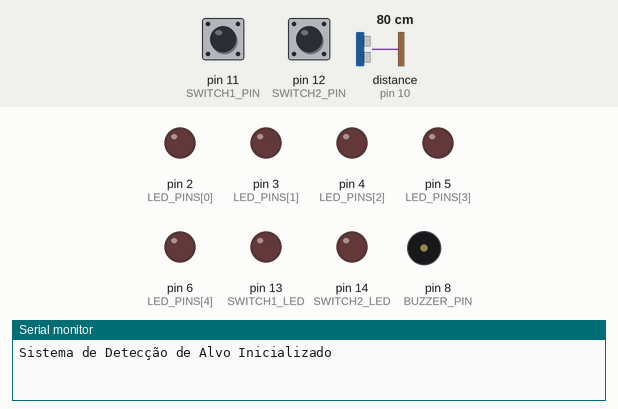
A sketch run on a simulated Arduino Mega 2560, built with avr-gcc and run on an emulated ATmega2560. Shown: output pins drawn as LEDs (lit = HIGH), buzzer (waves = sounding), the last lines printed to the serial monitor. The test bench sets the inputs (shaded band); at power-on: pin 11 (SWITCH1_PIN) HIGH, pin 12 (SWITCH2_PIN) HIGH, distance to the obstacle (sensor on pin 10) 80 cm. The echo pulse lasts 58.3 µs per cm; pins used as bus, display or sensor lines are not drawn.

Above: at 1.2 s.
1.3 s: pin 11 (SWITCH1_PIN) pulled LOW for 0.15 s
At 1.41 s:
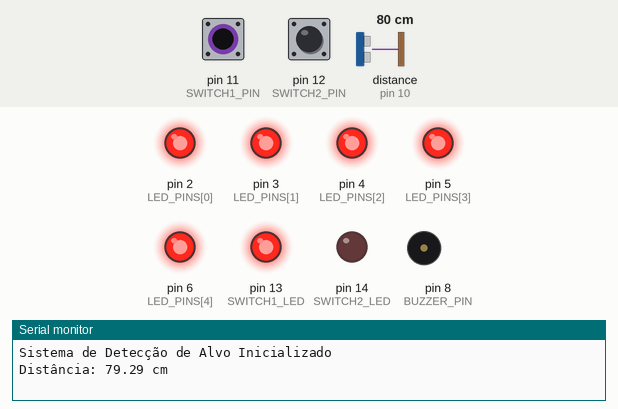
3.0 s: pin 12 (SWITCH2_PIN) pulled LOW for 0.15 s
At 3.12 s:
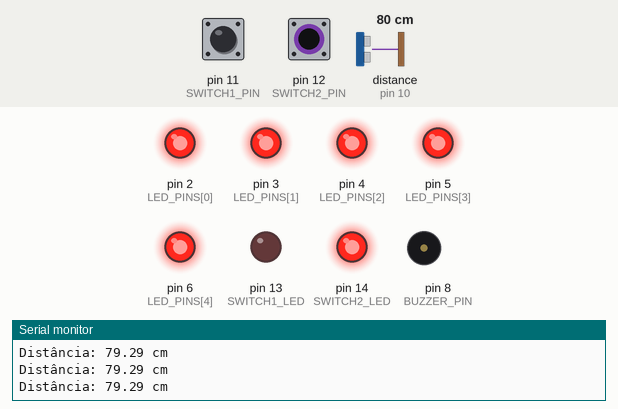
4.7 s: pin 12 (SWITCH2_PIN) pulled LOW for 3.2 s
At 8.6 s:
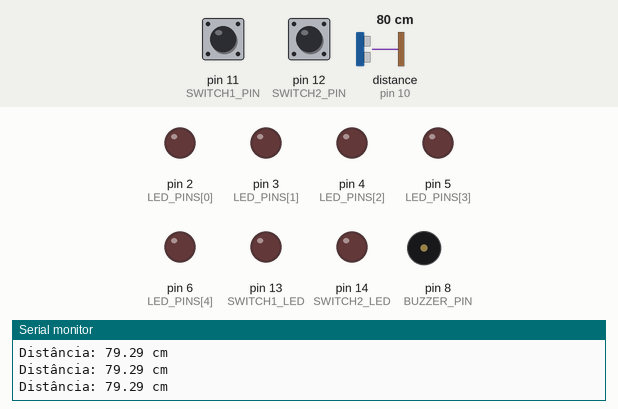
9.4 s: pin 11 (SWITCH1_PIN) pulled LOW for 3.2 s
At 10.0 s:
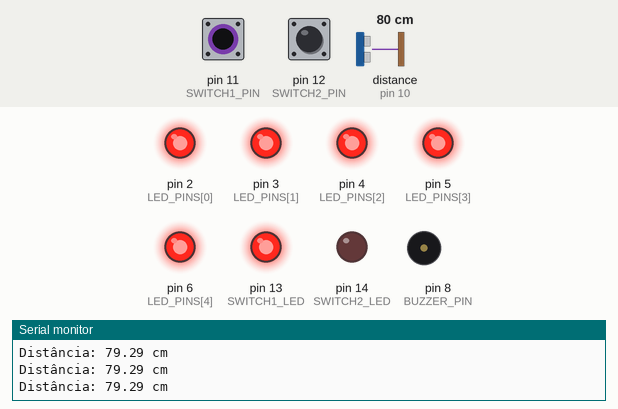
14.1 s: pin 11 (SWITCH1_PIN) driven LOW and pin 12 (SWITCH2_PIN) driven LOW
At 15.3 s:
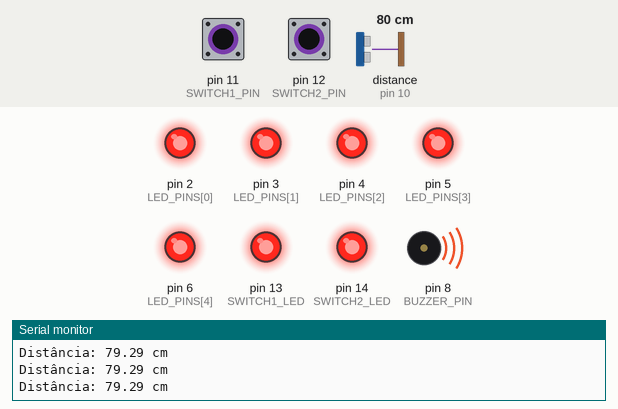
15.6 s: distance to the obstacle (sensor on pin 10) set to 96 cm
17.1 s: distance to the obstacle (sensor on pin 10) set to 105 cm
At 18.0 s:
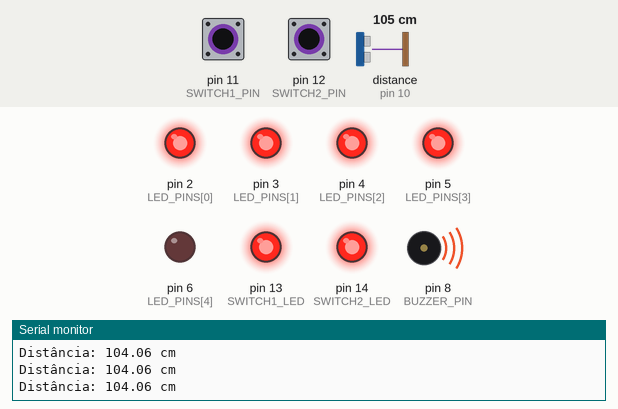
Timing chart, 0 to 19.6 s (numbered marks = the images above; inputs shaded):
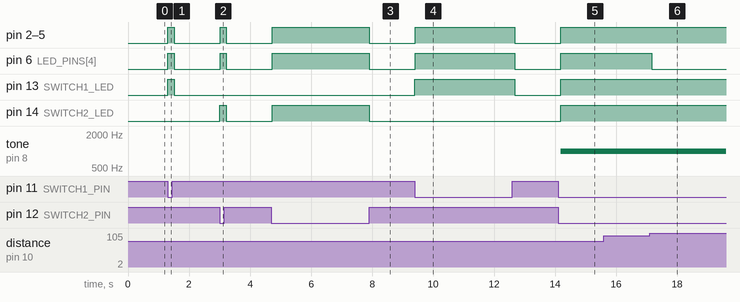

Measured:
- the behaviour switches between 100 and 101 cm on distance to the obstacle (sensor on pin 10) (found by bisection; images 5 and 6)
- after the input at 1.3 s, pin 2 (LED_PINS[0]), pin 3 (LED_PINS[1]), pin 4 (LED_PINS[2]), pin 5 (LED_PINS[3]), pin 6 (LED_PINS[4]), pin 13 (SWITCH1_LED): LOW → HIGH at once, → LOW 0.21 s later
- after the input at 3.0 s, pin 2 (LED_PINS[0]), pin 3 (LED_PINS[1]), pin 4 (LED_PINS[2]), pin 5 (LED_PINS[3]), pin 6 (LED_PINS[4]), pin 14 (SWITCH2_LED): LOW → HIGH at once, → LOW 0.21 s later
- after the input at 4.7 s, pin 2 (LED_PINS[0]), pin 3 (LED_PINS[1]), pin 4 (LED_PINS[2]), pin 5 (LED_PINS[3]), pin 6 (LED_PINS[4]), pin 14 (SWITCH2_LED): LOW → HIGH at once, → LOW 3.2 s later
- after the input at 9.4 s, pin 2 (LED_PINS[0]), pin 3 (LED_PINS[1]), pin 4 (LED_PINS[2]), pin 5 (LED_PINS[3]), pin 6 (LED_PINS[4]), pin 13 (SWITCH1_LED): LOW → HIGH at once, → LOW 3.3 s later
- after the input at 14.1 s, pin 2 (LED_PINS[0]), pin 3 (LED_PINS[1]), pin 4 (LED_PINS[2]), pin 5 (LED_PINS[3]), pin 6 (LED_PINS[4]): LOW → HIGH after 0.09 s; pin 13 (SWITCH1_LED), pin 14 (SWITCH2_LED): LOW → HIGH after 0.08 s; tone on pin 8 (BUZZER_PIN): silent → 1000 Hz after 0.09 s
- after the input at 17.1 s, pin 6 (LED_PINS[4]): HIGH → LOW after 0.07 s

The sketch:

sketch.ino
```cpp
/*
 * Sistema de Detecção de Alvo
 *
 * Autores:
 * Enrique Mari Clavecilla Labre, 202408380501
 * [Nome e matrícula]
 * [Nome e matrícula]
 * [Nome e matrícula]
 */

// Pin Definitions
const int TRIG_PIN = 9;    // Ultrasonic sensor trigger pin
const int ECHO_PIN = 10;   // Ultrasonic sensor echo pin
const int BUZZER_PIN = 8;  // Buzzer pin

// LED pins for distance indication
const int LED_PINS[] = {2, 3, 4, 5, 6};  // 5 LEDs for different distance ranges
const int NUM_LEDS = 5;

// Switch pins (using jumpers)
const int SWITCH1_PIN = 11;
const int SWITCH2_PIN = 12;

// Status LED pins for switches
const int SWITCH1_LED = 13;
const int SWITCH2_LED = 14;

// Distance thresholds (in centimeters)
const int DISTANCE_4M = 400;
const int DISTANCE_2M = 200;
const int DISTANCE_1M = 100;

// Timing constants
const int BLINK_SLOW = 1000;    // 1 second for 2-4m range
const int BLINK_FAST = 500;     // 0.5 seconds for 1-2m range
const int BUZZER_SLOW = 1000;   // 1 second for 2-4m range
const int BUZZER_FAST = 500;    // 0.5 seconds for 1-2m range

// System state
bool systemEnabled = false;
bool soundEnabled = true;

void setup() {
  // Initialize serial communication
  Serial.begin(9600);
  Serial.println("Sistema de Detecção de Alvo Inicializado");

  // Configure pins
  pinMode(TRIG_PIN, OUTPUT);
  pinMode(ECHO_PIN, INPUT);
  pinMode(BUZZER_PIN, OUTPUT);

  // Configure LED pins
  for (int i = 0; i < NUM_LEDS; i++) {
    pinMode(LED_PINS[i], OUTPUT);
    digitalWrite(LED_PINS[i], LOW);
  }

  // Configure switch pins
  pinMode(SWITCH1_PIN, INPUT_PULLUP);
  pinMode(SWITCH2_PIN, INPUT_PULLUP);
  pinMode(SWITCH1_LED, OUTPUT);
  pinMode(SWITCH2_LED, OUTPUT);
}

// Function to read distance from ultrasonic sensor
float getDistance() {
  digitalWrite(TRIG_PIN, LOW);
  delayMicroseconds(2);
  digitalWrite(TRIG_PIN, HIGH);
  delayMicroseconds(10);
  digitalWrite(TRIG_PIN, LOW);

  float duration = pulseIn(ECHO_PIN, HIGH);
  float distance = duration * 0.034 / 2;  // Convert to centimeters

  return distance;
}

// Function to handle LED patterns based on distance
void handleLEDs(float distance) {
  // Turn off all LEDs first
  for (int i = 0; i < NUM_LEDS; i++) {
    digitalWrite(LED_PINS[i], LOW);
  }

  if (distance > DISTANCE_4M) {
    // No LEDs for distance > 4m
    return;
  } else if (distance > DISTANCE_2M) {
    // 3 LEDs blinking for 2-4m
    for (int i = 0; i < 3; i++) {
      digitalWrite(LED_PINS[i], !digitalRead(LED_PINS[i]));
    }
  } else if (distance > DISTANCE_1M) {
    // 4 LEDs blinking faster for 1-2m
    for (int i = 0; i < 4; i++) {
      digitalWrite(LED_PINS[i], !digitalRead(LED_PINS[i]));
    }
  } else {
    // 5 LEDs on continuously for < 1m
    for (int i = 0; i < NUM_LEDS; i++) {
      digitalWrite(LED_PINS[i], HIGH);
    }
  }
}

// Function to handle buzzer based on distance
void handleBuzzer(float distance) {
  if (!soundEnabled) return;

  if (distance > DISTANCE_4M) {
    noTone(BUZZER_PIN);
  } else if (distance > DISTANCE_2M) {
    // Intermittent beep for 2-4m
    static unsigned long lastToggle = 0;
    if (millis() - lastToggle >= BUZZER_SLOW) {
      lastToggle = millis();
      if (digitalRead(BUZZER_PIN)) {
        noTone(BUZZER_PIN);
      } else {
        tone(BUZZER_PIN, 1000);
      }
    }
  } else if (distance > DISTANCE_1M) {
    // Faster beep for 1-2m
    static unsigned long lastToggle = 0;
    if (millis() - lastToggle >= BUZZER_FAST) {
      lastToggle = millis();
      if (digitalRead(BUZZER_PIN)) {
        noTone(BUZZER_PIN);
      } else {
        tone(BUZZER_PIN, 1000);
      }
    }
  } else {
    // Continuous tone for < 1m
    tone(BUZZER_PIN, 1000);
  }
}

// Function to check and update system state based on switches
void checkSystemState() {
  bool switch1 = !digitalRead(SWITCH1_PIN);  // Inverted because of INPUT_PULLUP
  bool switch2 = !digitalRead(SWITCH2_PIN);

  // Update switch indicator LEDs
  digitalWrite(SWITCH1_LED, switch1);
  digitalWrite(SWITCH2_LED, switch2);

  // Update system state
  if (switch1 == 0 && switch2 == 0) {
    systemEnabled = false;
    soundEnabled = false;
  } else if (switch1 == 1 && switch2 == 1) {
    systemEnabled = true;
    soundEnabled = true;
  } else {
    systemEnabled = true;
    soundEnabled = false;
  }
}

void loop() {
  // Check system state
  checkSystemState();

  if (systemEnabled) {
    // Get distance
    float distance = getDistance();

    // Print distance to serial monitor
    Serial.print("Distância: ");
    Serial.print(distance);
    Serial.println(" cm");

    // Handle LEDs and buzzer based on distance
    handleLEDs(distance);
    handleBuzzer(distance);
  } else {
    // System is disabled, turn off all outputs
    for (int i = 0; i < NUM_LEDS; i++) {
      digitalWrite(LED_PINS[i], LOW);
    }
    noTone(BUZZER_PIN);
  }

  // Small delay to prevent too frequent readings
  delay(100);
}
```
